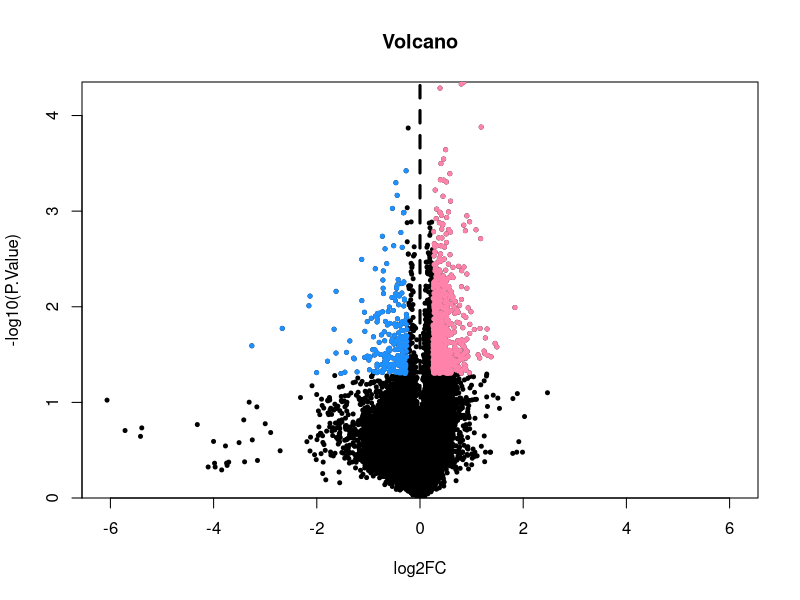

Recreate this plot in R.


logFoldChange=0.25
adjustP=0.05

library(limma)
rt=read.table("../../data/RNA/symbol.txt",sep="\t",header=T,check.names=F)
rt=as.matrix(rt)
rownames(rt)=rt[,1]
exp=rt[,2:ncol(rt)]
dimnames=list(rownames(exp),colnames(exp))
rt=matrix(as.numeric(as.matrix(exp)),nrow=nrow(exp),dimnames=dimnames)
rt=avereps(rt)   ###### avereps    ȡ??ֵ
rt=normalizeBetweenArrays(as.matrix(rt))

rt=log2(rt+1)    ######  ȡlog2ʹ??????????��??????С
rt <- rt[,c(1:6)]
# test <- rt[which(rownames(rt) %in% c("Ahnak2","Xkr4")),]

modType=c(rep("Control",3),rep("Model",3))
design <- model.matrix(~0+factor(modType))
colnames(design) <- c("Control","Model")
fit <- lmFit(rt,design)
cont.matrix<-makeContrasts(Model-Control,levels=design)
fit2 <- contrasts.fit(fit, cont.matrix)
fit2 <- eBayes(fit2)

allDiff=topTable(fit2,adjust='fdr',number=200000)
write.table(allDiff,file="limmaTab.xls",sep="\t",quote=F)

#write table
diffSig <- allDiff[with(allDiff, (abs(logFC)>logFoldChange &P.Value < adjustP )), ]
write.table(diffSig,file="diff.xls",sep="\t",quote=F)
diffUp <- allDiff[with(allDiff, (logFC>logFoldChange & P.Value < adjustP )), ]
write.table(diffUp,file="up.xls",sep="\t",quote=F)
diffDown <- allDiff[with(allDiff, (logFC<(-logFoldChange) & P.Value < adjustP )), ]
write.table(diffDown,file="down.xls",sep="\t",quote=F)

#write expression level of diff gene
hmExp=rt[rownames(diffSig),]
diffExp=rbind(id=colnames(hmExp),hmExp)
write.table(diffExp,file="heatmap.txt",sep="\t",quote=F,col.names=F)

# tiff(file="vol.tiff",
#      width = 12,            #ͼƬ?Ŀ???
#      height =12,            #ͼƬ?ĸ߶?
#      units ="cm",
#      compression="lzw",
#      bg="white",
#      res=600)
pdf("Volcano.pdf")
xMax=max(abs(allDiff$logFC))
yMax=max(-log10(allDiff$P.Value))
nonZeroPValues <- allDiff$P.Value[allDiff$P.Value > 0]
if (length(nonZeroPValues) > 0) {
  yMax <- max(-log10(nonZeroPValues))
} else {
  yMax <- 0
}
plot(allDiff$logFC, -log10(allDiff$P.Value), xlab="log2FC",ylab="-log10(P.Value)",
     main="Volcano",xlim=c(-xMax,xMax),ylim=c(0,yMax),yaxs="i",pch=20, cex=0.8)
diffSub=subset(allDiff, P.Value<adjustP & logFC>logFoldChange)
points(diffSub$logFC, -log10(diffSub$P.Value), pch=20, col="palevioletred1",cex=0.8)
diffSub=subset(allDiff, P.Value<adjustP & logFC<(-logFoldChange))
points(diffSub$logFC, -log10(diffSub$P.Value), pch=20, col="dodgerblue",cex=0.8)
abline(v=0,lty=2,lwd=3)
dev.off()
